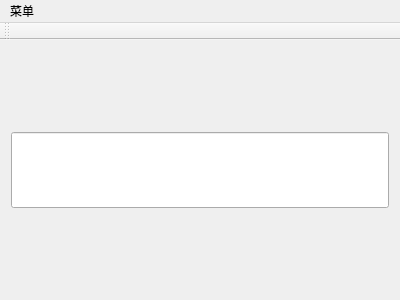
<?xml version="1.0" encoding="UTF-8"?>
<ui version="4.0">
 <class>MainWindow</class>
 <widget class="QMainWindow" name="MainWindow">
  <property name="geometry">
   <rect>
    <x>0</x>
    <y>0</y>
    <width>400</width>
    <height>300</height>
   </rect>
  </property>
  <property name="windowTitle">
   <string>MainWindow</string>
  </property>
  <widget class="QWidget" name="centralWidget">
   <layout class="QVBoxLayout" name="verticalLayout">
    <item>
     <widget class="QLineEdit" name="lineEdit">
      <property name="font">
       <font>
        <pointsize>45</pointsize>
       </font>
      </property>
     </widget>
    </item>
    <item>
     <layout class="QGridLayout" name="gridLayout">
      <property name="spacing">
       <number>0</number>
      </property>
     </layout>
    </item>
   </layout>
  </widget>
  <widget class="QMenuBar" name="menuBar">
   <property name="geometry">
    <rect>
     <x>0</x>
     <y>0</y>
     <width>400</width>
     <height>26</height>
    </rect>
   </property>
   <widget class="QMenu" name="menu">
    <property name="title">
     <string>菜单</string>
    </property>
    <widget class="QMenu" name="menu_2">
     <property name="title">
      <string>设置</string>
     </property>
     <addaction name="action1"/>
     <addaction name="action2"/>
     <addaction name="action4"/>
     <addaction name="action6"/>
     <addaction name="action8"/>
    </widget>
    <addaction name="menu_2"/>
   </widget>
   <addaction name="menu"/>
  </widget>
  <widget class="QToolBar" name="mainToolBar">
   <attribute name="toolBarArea">
    <enum>TopToolBarArea</enum>
   </attribute>
   <attribute name="toolBarBreak">
    <bool>false</bool>
   </attribute>
  </widget>
  <action name="action1">
   <property name="text">
    <string>1</string>
   </property>
  </action>
  <action name="action2">
   <property name="text">
    <string>2</string>
   </property>
  </action>
  <action name="action4">
   <property name="text">
    <string>4</string>
   </property>
  </action>
  <action name="action6">
   <property name="text">
    <string>6</string>
   </property>
  </action>
  <action name="action8">
   <property name="text">
    <string>8</string>
   </property>
  </action>
 </widget>
 <layoutdefault spacing="6" margin="11"/>
 <resources/>
 <connections/>
</ui>
